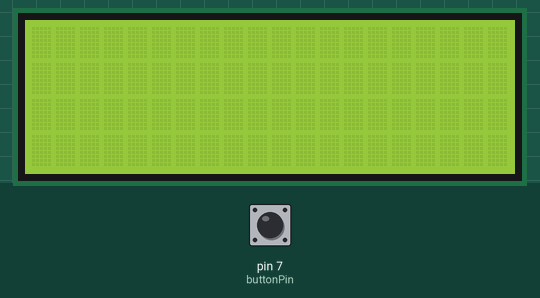
The sketch below on a simulated Arduino Uno, built with avr-gcc and run on an emulated ATmega328P. Parts: 20×4 character LCD. The inputs (shaded band) are chosen by the test bench; at power-on: pin 7 (buttonPin) HIGH.

Above: at 1.2 s.
1.3 s: pin 7 (buttonPin) pulled LOW for 0.15 s
At 1.7 s:
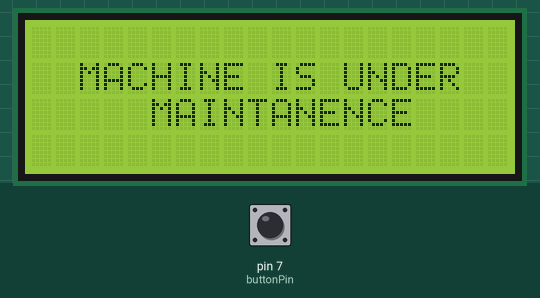
2.9 s: pin 7 (buttonPin) pulled LOW for 1 s
At 3.9 s:
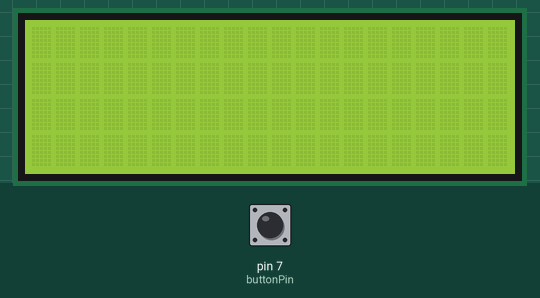
5.4 s: pin 7 (buttonPin) pulled LOW for 3.2 s
At 5.9 s:
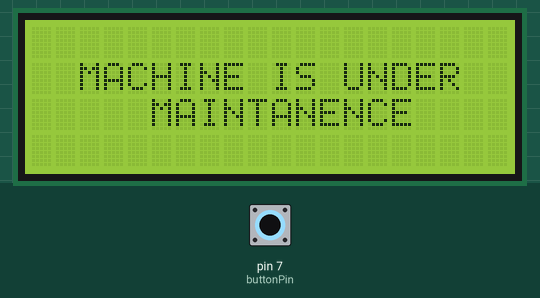
Timing chart, 0 to 8.4 s (numbered marks = the images above; inputs shaded):
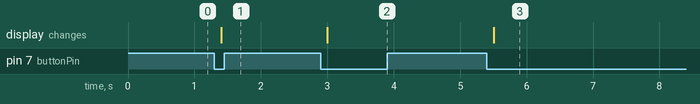

Measured:
- after the input at 1.3 s, the display: changes after 0.11 s (image 1)
- after the input at 2.9 s, the display: changes after 0.10 s (image 2)
- after the input at 5.4 s, the display: changes after 0.11 s (image 3)

The sketch:

DISPLAY.ino
```cpp
#include <LiquidCrystal.h>

// Initialize the library by associating any needed LCD interface pin
const int rs = 12, en = 11, d4 = 5, d5 = 4, d6 = 3, d7 = 2;
LiquidCrystal lcd(rs, en, d4, d5, d6, d7);

const int buttonPin = 7;    // the number of the pushbutton pin
int buttonState = 0;int light=0;int push=0;        // variable for reading the pushbutton status

void setup() {
  // Set up the LCD's number of columns and rows:
  lcd.begin(20, 4);
  // Print a message to the LCD

  // initialize the pushbutton pin as an input with internal pull-up resistor
  pinMode(buttonPin, INPUT_PULLUP);
}

void loop() {
  // read the state of the pushbutton value:
  buttonState = digitalRead(buttonPin);

  // check if the pushbutton is pressed. If it is, the buttonState is LOW:
  if (buttonState == LOW && light==1) {
    push=1 - push;
    delay(100);
    }
    light=buttonState;
  if(push==1){
     lcd.setCursor(0,0);
    lcd.print("            ");
    lcd.setCursor(1,3);
    lcd.print("");
    lcd.setCursor(2,1);
    lcd.print("MACHINE IS UNDER");
    lcd.setCursor(5,2);
    lcd.print("MAINTANENCE");
  }

    // Print a message to the LCD.

  else {
    // Clear the LCD screen
    lcd.clear();

  }
}
```
